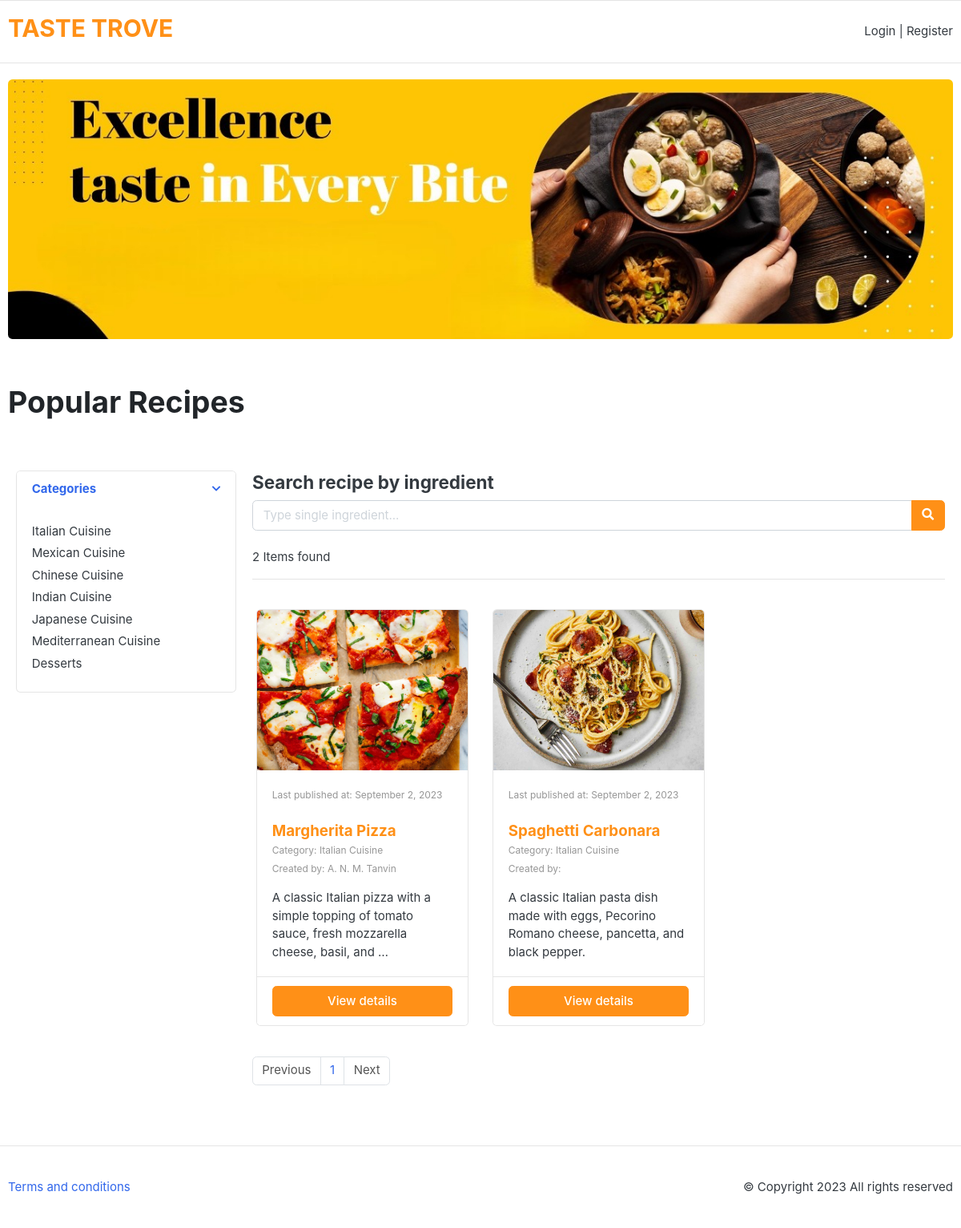
Page /category/italian-cuisine/ on the committed database.
### category/models.py (models this page shows, shortened)
class Category(models.Model):
    category_name = models.CharField(max_length=50, unique=True)
    slug = models.SlugField(max_length=200, unique=True)
    description = models.TextField(blank=True)

### recipe/models.py (models this page shows, shortened)
class Recipe(models.Model):
    recipe_name = models.CharField(max_length=100, unique=True)
    slug = models.SlugField(max_length=200, unique=True)
    descriptions = models.TextField(blank=True)
    image = models.ImageField(upload_to="photos/recipe")
    category = models.ForeignKey(Category, on_delete=models.CASCADE)
    created_date = models.DateTimeField(auto_now_add=True)
    updated_date = models.DateTimeField(auto_now=True)
    created_by = models.ForeignKey(User, on_delete=models.CASCADE)

### home/views.py (the view)
# urls.py: path('', home, name='home'),
def home(request, category_slug = None):
    categories = Category.objects.all()
    recipes = None
    ingredient = None
    if request.method == 'POST':
        ingredient = request.POST.get('ingredient', '')
        if ingredient:
            recipes = Recipe.objects.filter(ingredient__ingredient__icontains=ingredient).order_by('-updated_date')
    elif category_slug:
        if Recipe.objects.filter(category__slug=category_slug).exists():
            recipes = Recipe.objects.filter(category__slug=category_slug).order_by('-updated_date')
    else:
        recipes = Recipe.objects.all().order_by('-updated_date')
    paginator = Paginator(recipes, 9)
    page = request.GET.get('page')
    paged_recipes = paginator.get_page(page)
    return render(request, 'home.html', {'recipes': paged_recipes, 'categories': categories, 'search_by':ingredient})

### home/templates/home.html (shortened to what this page needs)
{% extends 'base.html' %}
{% load static %}
{% block body %}
<section class="section-intro padding-y-sm">
<div class="container">
<div class="intro-banner-wrap">
	<img src="{% static 'images/banners/banner.jpg' %}" class="img-fluid rounded">
</div>
</div>
</section>
<section class="section-name padding-y-sm">
<div class="container">
<header class="section-heading">
	<h1 class="section-title">Popular Recipes</h1>
</header>
<section class="section-content padding-y">
<div class="container">
<div class="row">
	<aside class="col-md-3">
<div class="card">
	<article class="filter-group">
		<header class="card-header">
			<a href="#" data-toggle="collapse" data-target="#collapse_1" aria-expanded="true" class="">
				<i class="icon-control fa fa-chevron-down"></i>
				<h6 class="title">Categories</h6>
			</a>
		</header>
		<div class="filter-content collapse show" id="collapse_1" style="">
			<div class="card-body">
				<ul class="list-menu">
				{% for category in categories %}
				<li><a href="{% url 'recipes_by_category' category.slug %}">{{category.category_name}}</a></li>
				{% endfor %}
				</ul>
			</div>
		</div>
	</article>
</div>
	</aside>
	<main class="col-md-9">
		<div class="mb-4">
			<h4>Search recipe by ingredient</h4>
			<form action="{% url 'home' %}" method="post" class="search">
                <div class="input-group w-100">
                  <input
                    type="text"
                    class="form-control"
                    style="width: 60%"
                    placeholder="Type single ingredient..."
					name="ingredient"
                  />
                  <div class="input-group-append">
                    <button class="btn btn-warning" type="submit">
                      <i class="fa fa-search"></i>
                    </button>
                  </div>
                </div>
              </form>
		</div>
		<header class="border-bottom mb-4 pb-3">
				<div>
					<p><span class="mr-md-auto">{{recipes|length}} Items found </span></p>
				</div>
		</header>
		{% if recipes %}
		<div class="row">
			{% for recipe in recipes %}
			<div class="col-12 col-md-6 col-lg-4 p-3">
				<div class="card h-100">
					<img class="card-img-top" style="height: 200px; object-fit: cover;" src="{{recipe.image.url}}" alt="Card image cap">
					<div class="card-body">
						<p class="mb-4"><small class="text-muted">Last published at: {{recipe.updated_date|date:"F j, Y" }}</small></p>
						<h5 class="card-title text-warning mb-0">{{recipe.recipe_name}}</h5>
						<p class="mb-0"><small class="text-muted">Category: {{recipe.category.category_name}}</small></p>
						<p class="mb-3"><small class="text-muted">Created by: {{recipe.created_by.first_name}}</small></p>
						<p class="card-text">{{recipe.descriptions|truncatechars:100}}</p>
					</div>
					<div class="card-footer">
						<a href="{% url 'recipe_details' recipe.category.slug recipe.slug %}" class="w-100 btn btn-warning">View details</a>
					</div>
				</div>
			</div>
			{% endfor %}
		</div>
		{% else %}
		<h3 class="text-danger">No recipe available!</h3>
		{% endif %}
		{% if not search_by %}
		<nav class="mt-4" aria-label="Page navigation sample">
			<ul class="pagination">
				{% if recipes.has_previous %}
				<li class="page-item"><a class="page-link" href="?page={{recipes.previous_page_number}}">Previous</a></li>
				{% else %}
				<li class="page-item disabled"><a class="page-link" href="#">Previous</a></li>
				{% endif %}
				{% for i in recipes.paginator.page_range %}
				<li class="page-item"><a class="page-link" href="?page={{i}}">{{i}}</a></li>
				{% endfor %}
				{% if recipes.has_next %}
				<li class="page-item"><a class="page-link" href="?page={{recipes.next_page_number}}">Next</a></li>
				{% else %}
				<li class="page-item disabled"><a class="page-link" href="#">Next</a></li>
				{% endif %}
			</ul>
		</nav>
		{% endif %}
</div>
</div>
</div>
</section>
{% endblock %}

### static/css/ui.css (style rules this page uses)
html { font-family: "Inter", sans-serif; font-size: 15px; }
.padding-y { padding-top: 40px; padding-bottom: 40px; }
.padding-y-sm { padding-top: 20px; padding-bottom: 20px; }
article:after, .form-group:after { display: block; clear: both; content: ""; }
.section-heading { margin-bottom: 20px; margin-top: 15px; }
.section-title { color: #212529; }
p:last-child { margin-bottom: 0; }
[class*=list-] li:after { visibility: hidden; display: block; content: ""; overflow: hidden; height: 0; clear: both; }
.list-menu { list-style: none; margin: 0; padding-left: 0; }
.list-menu li { margin-bottom: 5px; }
.list-menu a { color: #343a40; }
.icon-control { margin-top: 5px; float: right; font-size: 80%; }
.card-header .title { margin-bottom: 0; line-height: 1.5; }
.filter-group { border-bottom: 1px solid #e4e4e4; }
.filter-group .card-header { border-bottom: 0; }
.filter-group:last-child { border-bottom: 0; }

### rows in the picture
Category: category_name "Italian Cuisine"
Category: category_name "Mexican Cuisine"
Category: category_name "Chinese Cuisine"
Category: category_name "Indian Cuisine"
Category: category_name "Japanese Cuisine"
Category: category_name "Mediterranean Cuisine"
Category: category_name "Desserts"
Recipe: image (picture), updated_date "September 2, 2023", recipe_name "Margherita Pizza", category.category_name "Italian Cuisine", created_by.first_name "A. N. M. Tanvin", descriptions "A classic Italian pizza with a simple topping of tomato sauce, fresh mozzarella cheese, basil, and …"
Recipe: image (picture), updated_date "September 2, 2023", recipe_name "Spaghetti Carbonara", category.category_name "Italian Cuisine", descriptions "A classic Italian pasta dish made with eggs, Pecorino Romano cheese, pancetta, and black pepper."

### other values in the picture
{{ recipes|length }} "2"
{{ i }} "1"
